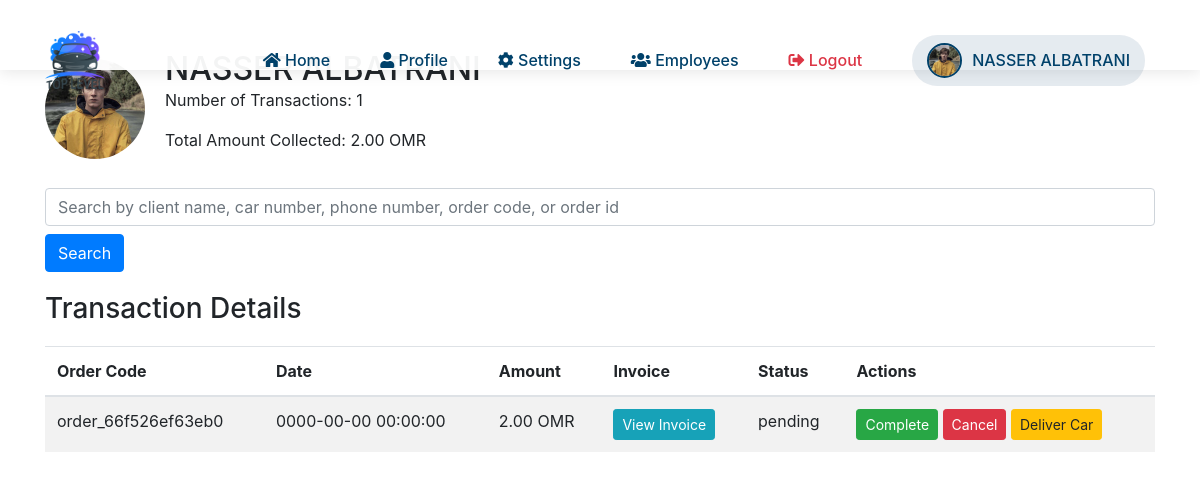
Screenshot of /profile.php (signed in) with the database file from the repository.
### tables this page shows
CREATE TABLE `orders` (
  `id` int(11) NOT NULL,
  `client_car_id` int(11) DEFAULT NULL,
  `order_details` text DEFAULT NULL,
  `qrcode_path` varchar(255) DEFAULT NULL,
  `car_type` varchar(50) DEFAULT NULL,
  `employee_name` varchar(100) DEFAULT NULL,
  `client_name` varchar(100) DEFAULT NULL,
  `service_category` varchar(50) DEFAULT NULL,
  `services` text DEFAULT NULL,
  `car_number` varchar(50) DEFAULT NULL,
  `car_name` varchar(255) DEFAULT NULL,
  `phone_number` varchar(50) DEFAULT NULL,
  `arrival_time` datetime DEFAULT NULL,
  `delivery_time` datetime DEFAULT NULL,
  `total_amount` decimal(10,3) DEFAULT NULL,
  `notes` text DEFAULT NULL,
  `order_code` varchar(255) DEFAULT NULL,
  `deposit_amount` decimal(10,3) NOT NULL DEFAULT 0.000,
  `remaining_amount` decimal(10,3) NOT NULL DEFAULT 0.000,
  `installments` int(11) NOT NULL DEFAULT 0,
  `coupon_code` varchar(255) DEFAULT NULL,
  `coupon_discount` decimal(10,3) DEFAULT 0.000,
  `total_after_discount` decimal(10,3) DEFAULT 0.000,
  `status` enum('pending','completed','canceled') DEFAULT 'pending',
  `car_delivered` tinyint(1) NOT NULL DEFAULT 0,
  `car_delivery_time` datetime DEFAULT NULL,
  `extra_service_name` text DEFAULT NULL,
  `extra_service_price` text DEFAULT NULL
);

### profile.php (the view, shortened to what this page needs)
<?php
include('db.php');
$employee_name = $_SESSION['employee_name'];
$search_query = '';
if (isset($_GET['search'])) {
    $search_query = $_GET['search'];
    $sql_summary = "SELECT COUNT(*) as transaction_count, SUM(total_amount) as total_amount FROM orders WHERE employee_name = ? AND (client_name LIKE ? OR car_number LIKE ? OR phone_number LIKE ? OR order_code LIKE ? OR id = ?)";
    $search_param = '%' . $search_query . '%';
    $stmt_summary = $conn->prepare($sql_summary);
    $stmt_summary->bind_param("sssssi", $employee_name, $search_param, $search_param, $search_param, $search_param, $search_query);
} else {
    $sql_summary = "SELECT COUNT(*) as transaction_count, SUM(total_amount) as total_amount FROM orders WHERE employee_name = ?";
    $stmt_summary = $conn->prepare($sql_summary);
    $stmt_summary->bind_param("s", $employee_name);
}
$stmt_summary->execute();
$stmt_summary->bind_result($transaction_count, $total_amount);
if (isset($search_query) && !empty($search_query)) {
    $sql_transactions = "SELECT id, order_code, delivery_time, total_amount, status, car_delivered FROM orders WHERE employee_name = ? AND (client_name LIKE ? OR car_number LIKE ? OR phone_number LIKE ? OR order_code LIKE ? OR id = ?) ORDER BY arrival_time DESC";
    $stmt_transactions = $conn->prepare($sql_transactions);
    $stmt_transactions->bind_param("sssssi", $employee_name, $search_param, $search_param, $search_param, $search_param, $search_query);
} else {
    $sql_transactions = "SELECT id, order_code, delivery_time, total_amount, status, car_delivered FROM orders WHERE employee_name = ? ORDER BY arrival_time DESC";
    $stmt_transactions = $conn->prepare($sql_transactions);
    $stmt_transactions->bind_param("s", $employee_name);
}
$stmt_transactions->execute();
$result_transactions = $stmt_transactions->get_result();
?>
<!DOCTYPE html>
<html lang="en">
<head>
    <link rel="stylesheet" href="https://stackpath.bootstrapcdn.com/bootstrap/4.5.2/css/bootstrap.min.css">
</head>
<body>
    <?php include 'nav.php'; ?>
    <div class="container">
        <div class="profile-header">
            <img src="<?php echo htmlspecialchars($employee_image); ?>" alt="Employee Image">
            <div>
                <h2><?php echo htmlspecialchars($employee_name); ?></h2>
                <p>Number of Transactions: <?php echo $transaction_count; ?></p>
                <p>Total Amount Collected: <?php echo number_format($total_amount, 2); ?> OMR </p>
            </div>
        </div>
        <form method="get" class="search-box">
            <input type="text" name="search" class="form-control" placeholder="Search by client name, car number, phone number, order code, or order id" value="<?php echo htmlspecialchars($search_query); ?>">
            <button type="submit" class="btn btn-primary mt-2">Search</button>
        </form>
        <h3>Transaction Details</h3>
        <table class="table table-striped transactions-table">
            <thead>
                <tr>
                    <th>Order Code</th>
                    <th>Date</th>
                    <th>Amount</th>
                    <th>Invoice</th>
                    <th>Status</th>
                    <th>Actions</th>
                </tr>
            </thead>
            <tbody>
                <?php while ($transaction = $result_transactions->fetch_assoc()): ?>
                    <tr>
                        <td><?php echo htmlspecialchars($transaction['order_code']); ?></td>
                        <td><?php echo htmlspecialchars($transaction['delivery_time']); ?></td>
                        <td><?php echo number_format($transaction['total_amount'], 2); ?> OMR </td>
                        <td><a href="view_order.php?id=<?php echo $transaction['id']; ?>" class="btn btn-info btn-sm">View Invoice</a></td>
                        <td><?php echo htmlspecialchars($transaction['status']); ?></td>
                        <td>
                            <?php if ($transaction['status'] == 'pending'): ?>
                                <a href="profile.php?action=complete&id=<?php echo $transaction['id']; ?>" class="btn btn-success btn-sm">Complete</a>
                                <a href="profile.php?action=cancel&id=<?php echo $transaction['id']; ?>" class="btn btn-danger btn-sm">Cancel</a>
                            <?php endif; ?>
                            <?php if ($transaction['car_delivered'] == 0): ?>
                                <a href="profile.php?action=deliver&id=<?php echo $transaction['id']; ?>" class="btn btn-warning btn-sm">Deliver Car</a>
                            <?php else: ?>
                                <span class="text-success">تم تسليم السيارة</span>
                            <?php endif; ?>
                        </td>
                    </tr>
                <?php endwhile; ?>
            </tbody>
        </table>
    </div>
</body>
</html>

### profile.php (style rules this page uses)
body { font-family: 'Poppins', sans-serif; background-color: #f4f4f4; }
.container { margin-top: 50px; }
.profile-header { display: flex; align-items: center; margin-bottom: 20px; }
.profile-header img { width: 100px; height: 100px; border-radius: 50%; margin-right: 20px; }
.profile-header h2 { margin: 0; }
.transactions-table { margin-top: 20px; }
.search-box { margin-bottom: 20px; }

### rows the page displays
orders: order_code "order_66f526ef63eb0", delivery_time "0000-00-00 00:00:00", total_amount "2.00", status "pending"

### other values shown
$employee_name "NASSER ALBATRANI"
$transaction_count "1"
$total_amount "2.00"
